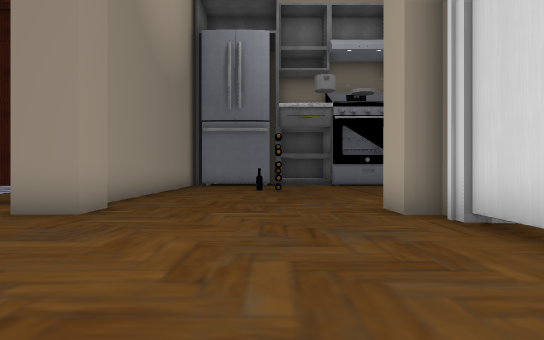
[1] (above)

24 first-person views from a walk through a scene from a Unity 3-D project. The camera is 1.3 m above the floor, looks level and sees 70° across. The floor is counted in squares, 2 m on a side. Each view is taken from the middle of a square. On the plan, view 1 faces up. The plan holds only what a view shows up to about 11 squares ahead; the rest is blank. The place goes on beyond the plan. The player character is not drawn. Door leaves are left out, so doorways stand open. Some surface patterns are stand-ins.

[2]
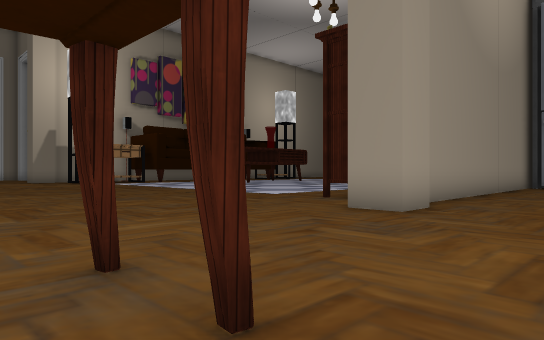

[3]
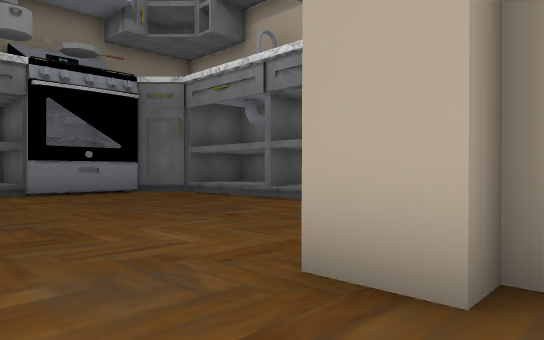

[4]
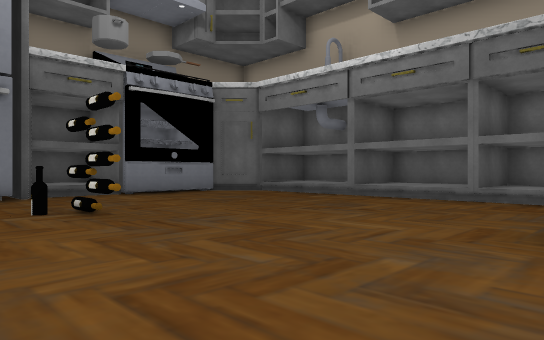

[5]
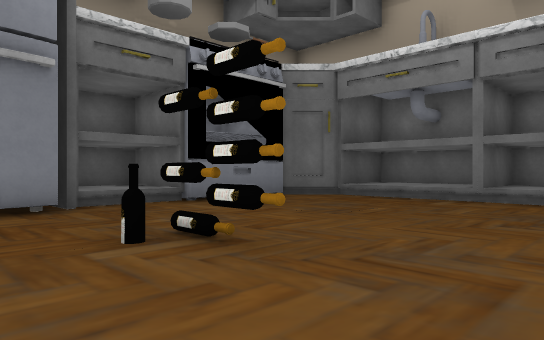

[6]
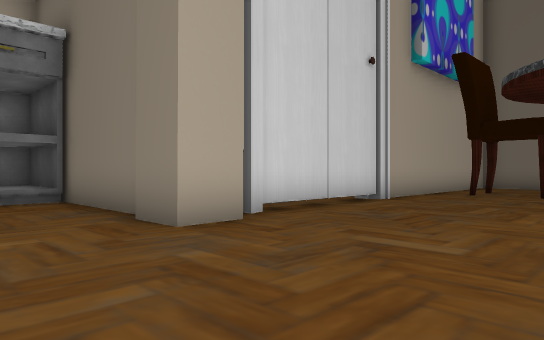

[7]
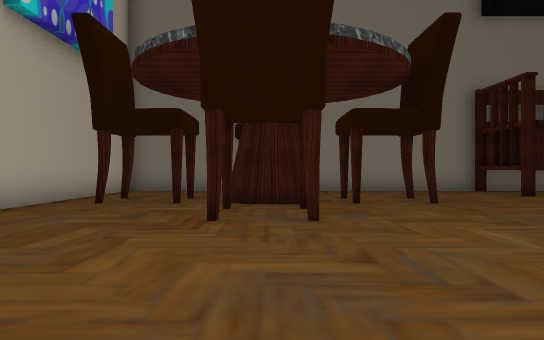

[8]
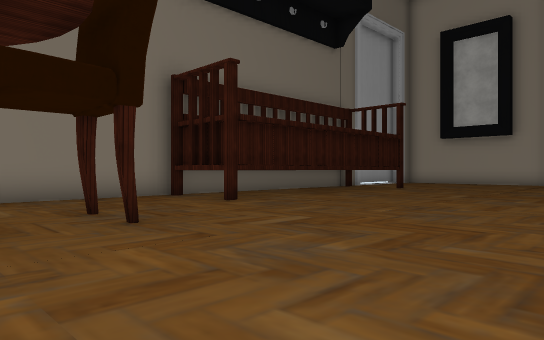

[9]
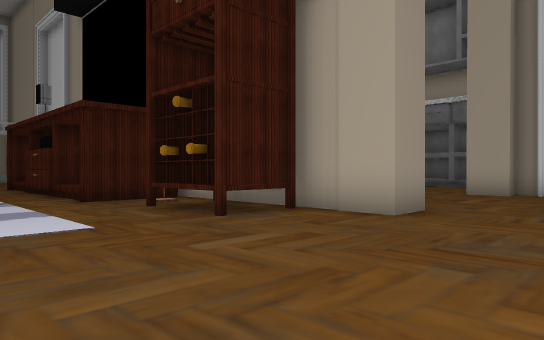

[10]
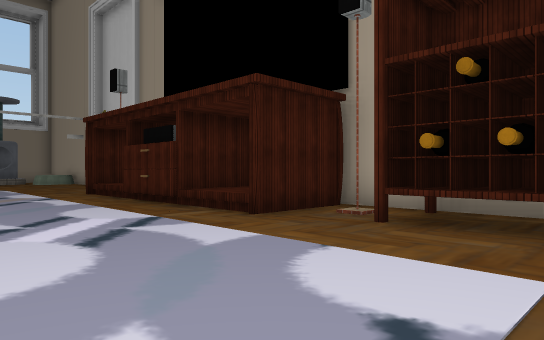

[11]
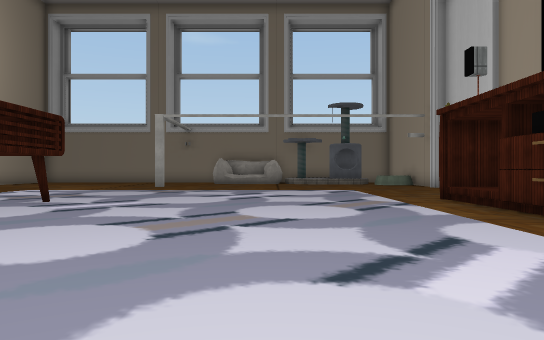

[12]
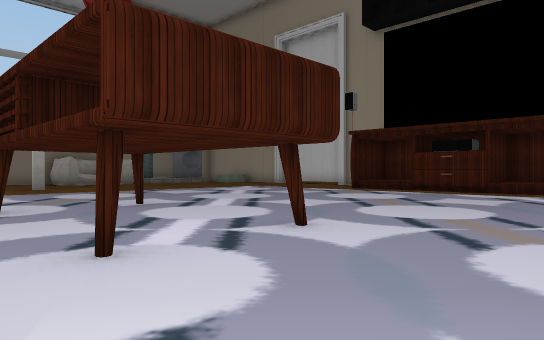

[13]
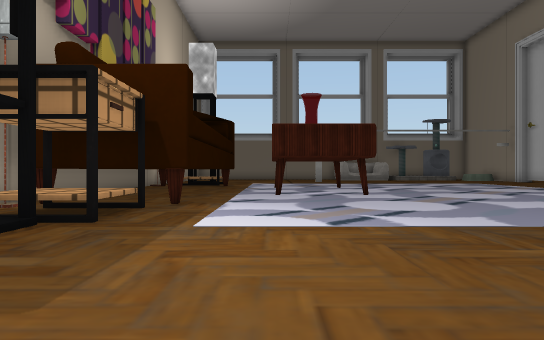

[14]
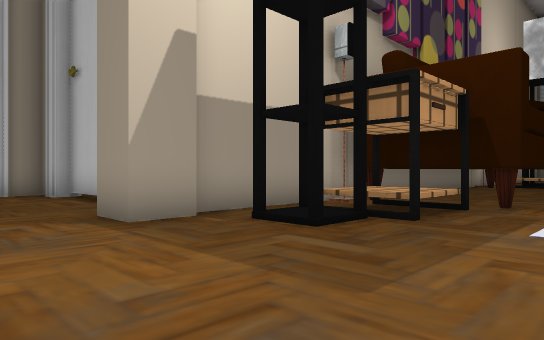

[15]
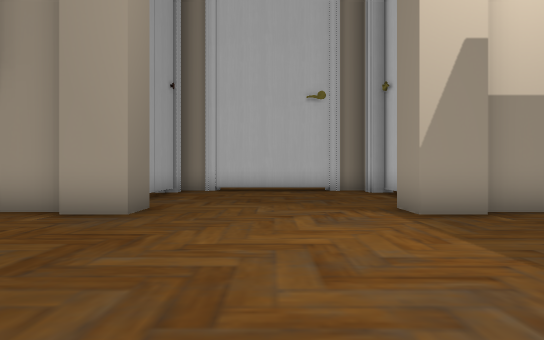

[16]
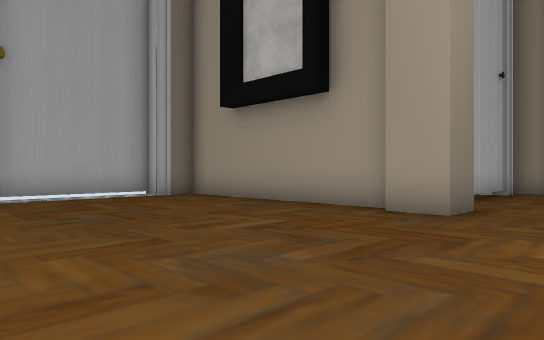

[17]
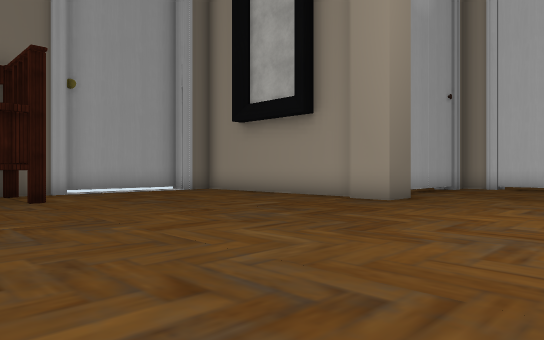

[18]
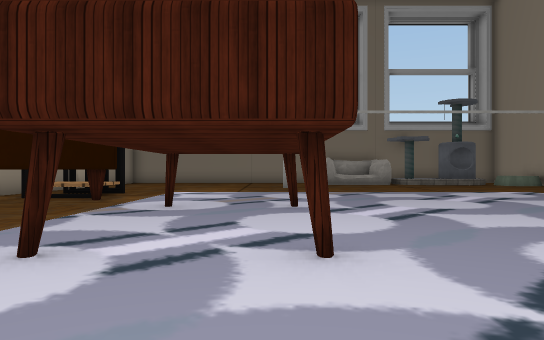

[19]
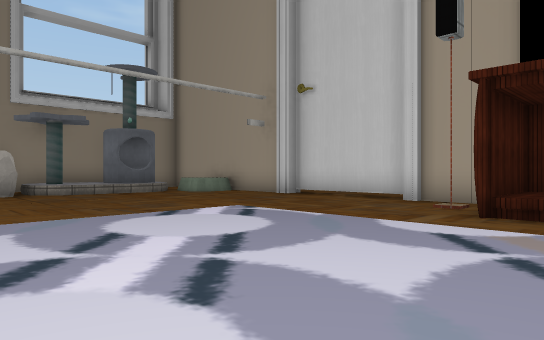

[20]
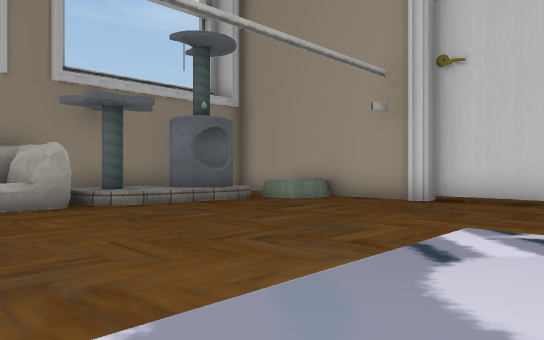

[21]
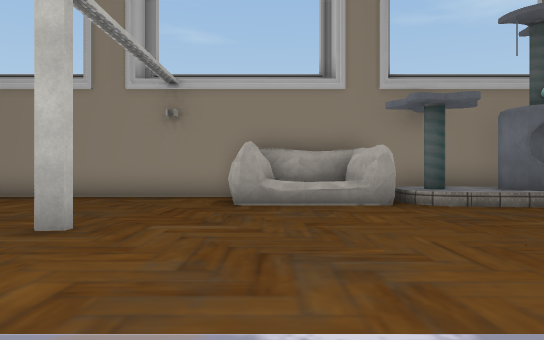

[22]
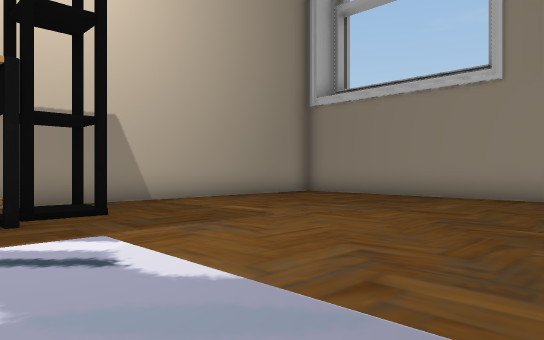

[23]
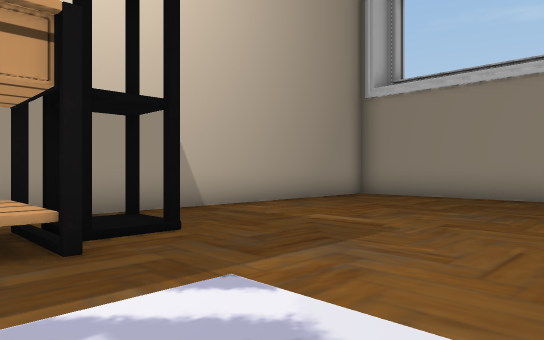

[24]
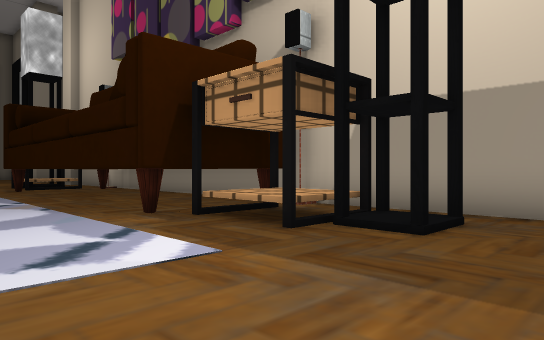

### Floor plan
Key: @ floor where view 1 was taken; # wall or solid block; x gap in a wall; . main floor; : floor 0.75 m higher than the main floor; / step, stairs or slope; D open door; ^ raised ledge; O other object.
Columns run from 28 left of view 1 to 9 right of it. Each row starts with its distance up from view 1.
 30       ##########   #
 29       #.........OOO#
 28       #........OOOO####
 27       #............////O#
 26       #................O##
 25       #..................#
 24       #.......#..........#
 23       #..................#
 22       ###................#
 21       #O#................#
 20       #O:................#
 19       ####...............#
 18       ####.............x.    ^^
 17       #  #.#.#........D^#  ##DDDD
 16       #  #............D    DDDDDODD
 15       #  #............OO   .......DD^
 14       #  #............OO   .......D^^#
 13       #  #.#.#........D^#. .......D^^#
 12       #  #............D^##..O.....D^^#
 11       ####.............x.#..O.....DD^#
 10       ####.............x.#........DD^#
  9       #O:.......  .....O##........DD^#
  8       #O#.......   ....O##........DD^#
  7  ##   ###......   . .....#........DD^#
  6 ##...##.......    .......#....######
  5 #..............   .............#
  4  .............  ...............#
  3  ..............................#
  2  ..............................#
  1 #..........................O...#
  0 #######.....................@..#
 -1       #........................#
 -2       #................O..##O..#
 -3       #....... ........OO.  OO.#
 -4       #.....#   ####...... O...#
 -5       #.....#     ##.....   ...#
 -6       ##...##     ######
 -7        #####

Where each view was taken, in squares from view 1:
view 1: 0 up, 0 right, facing up
view 2: 0 up, 0 right, facing up-left
view 3: 5 up, 0 right, facing up-right
view 4: 6 up, 2 left, facing up-right
view 5: 9 up, 2 left, facing up-right
view 6: 9 up, 2 left, facing down-right
view 7: 6 up, 2 left, facing down
view 8: 3 up, 3 left, facing down-left
view 9: 3 up, 9 left, facing up-right
view 10: 7 up, 10 left, facing up-right
view 11: 9 up, 10 left, facing up
view 12: 10 up, 18 left, facing up-right
view 13: 3 up, 17 left, facing up
view 14: 3 up, 17 left, facing up-left
view 15: 3 up, 16 left, facing left
view 16: 3 up, 16 left, facing down-left
view 17: 5 up, 14 left, facing down-left
view 18: 10 up, 15 left, facing up
view 19: 16 up, 12 left, facing up-right
view 20: 20 up, 12 left, facing up-right
view 21: 20 up, 12 left, facing up
view 22: 20 up, 14 left, facing up-left
view 23: 20 up, 16 left, facing up-left
view 24: 24 up, 16 left, facing down-left
